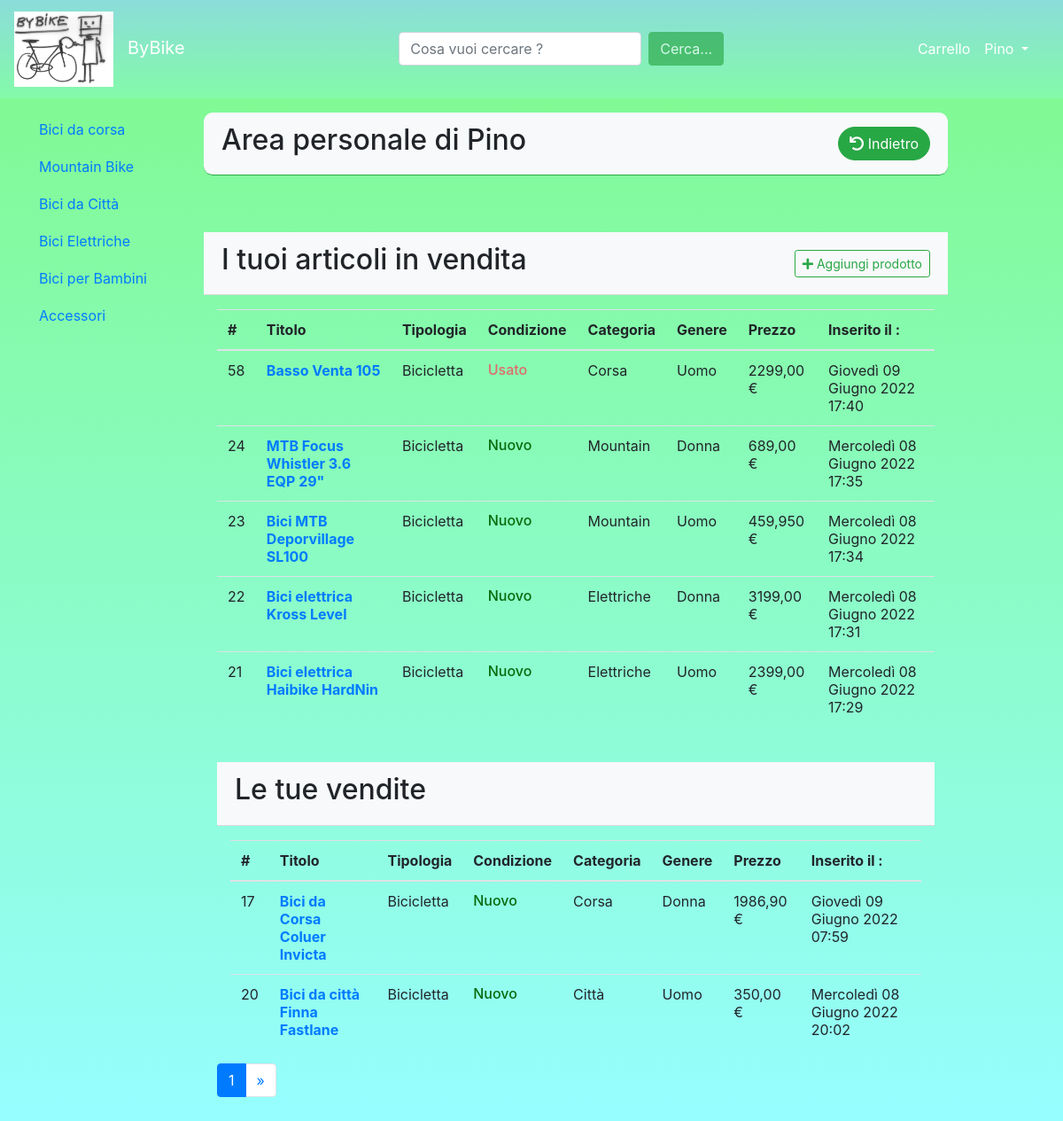
Page /profile/Pino (signed in) on the committed database.
### bike/models.py (models this page shows, shortened)
class Item(models.Model):
    titolo = models.CharField(max_length=30)
    descrizione = models.TextField(max_length=200) #colore, materiale, categoria, grandezza, brand, grandezza ruota
    tipologia = models.CharField(choices=TIPOLOGIA, max_length=15)
    slug = AutoSlugField(populate_from='titolo', unique=True) #chiave primaria unica
    immagine= models.ImageField()
    condizione= models.CharField(choices=CONDIZIONE, max_length=15)
    categoria = models.CharField(choices=CATEGORIA, max_length=15)
    genere = models.CharField(choices=GENERE, max_length=15)
    ordinato=models.BooleanField(default=False) # indica se l' oggetto è stato acquistato o no
    prezzo = models.FloatField(validators=[MinValueValidator(0.0)]) #mettiamo validators per controllare che sia davvero un float
    venditore = models.ForeignKey(User, on_delete=models.CASCADE, related_name="item")
    data = models.DateTimeField(auto_now_add=True) # data in cui viene effettuato l' ordine
    def get_absolute_url(self):
        return reverse("item_view", kwargs={"slug": self.slug})
    class Meta:
        verbose_name_plural = "Articoli"

### bike/views.py (the view)
# urls.py: path('profile/<username>', views.UserProfileView, name="profile"),
def UserProfileView(request, username):
    if request.user.username != username:
        return OtherUserProfileView(request, username)
    user = get_object_or_404(User, username=username)
    user_items = Item.objects.filter(venditore=user.pk, ordinato=False).order_by("-pk")
    utenti = User.objects.order_by('-id')
    vendite = Item.objects.filter(venditore=user.pk, ordinato=True).order_by("-data")
    acquisti = Payment.objects.filter(user=user).order_by("-pk")
    paginator = Paginator(user_items, 5)
    page_number = request.GET.get('page')
    page_obj = paginator.get_page(page_number)
    context = {"user": user, "user_items": page_obj, "acquisti": acquisti, "vendite":vendite, "utenti": utenti, "page_obj": page_obj}
    return render(request, 'bike/user_profile.html', context)

### bike/templates/bike/user_profile.html (shortened to what this page needs)
{% extends "base.html" %}
{% block content %}
<link rel="stylesheet" href="https://pro.fontawesome.com/releases/v5.13.0/css/all.css">
<div class="row">
    <div class="col-2 ">
        <div class="sidenav">
            {% include "sidebar.html" %}
        </div>
    </div>
    <div class="col-9">
        {% if user.is_staff %}
        <br>
        <div class="container">
            <div
                class="card-header bg-light border-success mb-3 d-flex flex-row align-items-center justify-content-between ">
                <h2>Amministrazione - Utente : {{ user }}</h2>
                <button class="btn btn-success" onclick="window.history.go(-1);">
                    <i class="fas fa-undo"></i>
                    Indietro
                </button>
            </div>
            <div
                class="card-header bg-light border-success mb-3 d-flex flex-row align-items-center justify-content-between ">
                <h2>Lista utenti</h2>
                <a class="btn btn-outline-success btn-sm btn-default" style="border-radius: 20px;"
                    href="{% url 'seller_registration' %}">
                    <i class="fas fa-user-plus">&nbsp;</i>
                    Aggiungi un venditore&nbsp;
                </a>
            </div>
            {% if not utenti %}
            <h2>Non sono presenti venditori</h2>
            {% else %}
            <table class="table" id="UserTable">
                <thead>
                    <tr>
                        <th>ID Utente</th>
                        <th>Username</th>
                        <th>E-mail</th>
                    </tr>
                </thead>
                <tbody>
                    {% for user in utenti %}
                    <tr>
                        <td><a>{{ user.id }}</a></td>
                        <td>{{ user.username }}</td>
                        <td><a href="mailto: {{ user.email }}">{{ user.email }}</a></td>
                    </tr>
                    {% endfor %}
                </tbody>
            </table>
            {%endif%}
            <br>
            {% else %}
            <div class="container mt-3">
                <div class="card-header bg-light border-success mb-3 d-flex flex-row align-items-center justify-content-between "
                    style="border-radius: 10px;">
                    <h2>Area personale di {{ user }}</h2>
                    <button class="btn btn-success" onclick="window.history.go(-1);" style="border-radius: 50px;">
                        <i class="fas fa-undo"></i>
                        Indietro
                    </button>
                </div>
                <br>
                <br>
                {% if "Venditore" in user.groups.all.0.name %}
                <div class="card-header bg-light mb-3 d-flex flex-row align-items-center justify-content-between">
                    <h2>I tuoi articoli in vendita</h2>
                    <a href="{% url 'create_item' %}" class="btn btn-outline-success btn-sm btn-default">
                        <i class="fas fa-plus"></i>
                        Aggiungi prodotto</a>
                </div>
                {% if not user_items %}
                <h4 class="text-muted text-center mt-3">Non sono presenti articoli in vendita!</h4>
                {% else %}
                <div class="container">
                    <table class="table table-hover">
                        <thead>
                            <tr>
                                <th scope="col">#</th>
                                <th scope="col">Titolo</th>
                                <th scope="col">Tipologia</th>
                                <th scope="col">Condizione</th>
                                <th scope="col">Categoria</th>
                                <th scope="col">Genere</th>
                                <th scope="col">Prezzo</th>
                                <th scope="col">Inserito il :</th>
                            </tr>
                        </thead>
                        <tbody>
                            {% for item in user_items %}
                            <tr>
                                <td>{{ item.id }}</td>
                                <th><a href="{{ item.get_absolute_url }}">{{ item.titolo }}</th>
                                <td>{{ item.get_tipologia_display }}</td>
                                <td>
                                    {% if item.condizione == 'U' %}
                                    <h6 style="color: rgb(224, 107, 107)"> {{ item.get_condizione_display }} </h6>
                                    {% else %}
                                    <h6 style="color: rgb(7, 106, 12)"> {{ item.get_condizione_display }} </h6>
                                    {% endif %}
                                </td>
                                <td>{{ item.get_categoria_display }}</td>
                                <td>{{ item.get_genere_display }}</td>
                                <td>{{ item.prezzo }}0 €</td>
                                <td>{{ item.data }}</td>
                            </tr>
                            {% endfor %}
                        </tbody>
                    </table>
                    {% endif %}
                    <br>
                    <div class="card-header bg-light mb-3 d-flex flex-row align-items-center justify-content-between">
                        <h2>Le tue vendite</h2>
                    </div>
                    {% if not vendite %}
                    <h4 class="text-muted text-center mt-3">Non sono presenti articoli in vendita!</h4>
                    {% else %}
                    <div class="container">
                        <table class="table table-hover">
                            <thead>
                                <tr>
                                    <th scope="col">#</th>
                                    <th scope="col">Titolo</th>
                                    <th scope="col">Tipologia</th>
                                    <th scope="col">Condizione</th>
                                    <th scope="col">Categoria</th>
                                    <th scope="col">Genere</th>
                                    <th scope="col">Prezzo</th>
                                    <th scope="col">Inserito il :</th>
                                </tr>
                            </thead>
                            <tbody>
                                {% for item in vendite %}
                                <tr>
                                    <td>{{ item.id }}</td>
                                    <th><a href="{{ item.get_absolute_url }}">{{ item.titolo }}</th>
                                    <td>{{ item.get_tipologia_display }}</td>
                                    <td>
                                        {% if item.condizione == 'U' %}
                                        <h6 style="color: rgb(224, 107, 107)"> {{ item.get_condizione_display }} </h6>
                                        {% else %}
                                        <h6 style="color: rgb(7, 106, 12)"> {{ item.get_condizione_display }} </h6>
                                        {% endif %}
                                    </td>
                                    <td>{{ item.get_categoria_display }}</td>
                                    <td>{{ item.get_genere_display }}</td>
                                    <td>{{ item.prezzo }}0 €</td>
                                    <td>{{ item.data }}</td>
                                </tr>
                                {% endfor %}
                            </tbody>
                        </table>
                        {% endif %}
                        <section class="text-center mb-3">
                            <div class="row wow fadeIn">
                                {% endif %}
                                {% endif %}
                                    <nav class="d-flex justify-content-center wow fadeIn">
                                        <ul class="pagination pg-blue">
                                            <li class="page-item active">
                                                <a class="page-link" href="?page={{ page_obj.number }}">{{ page_obj.number }}
                                                </a>
                                            </li>
                                            {% if page_obj.has_next %}
                                            <li class="page-item">
                                                <a class="page-link" href="?page={{ page_obj.next_page_number }}"
                                                    aria-label="Next">
                                                    <span aria-hidden="true">&raquo;</span>
                                                </a>
                                            </li>
                                            {% endif %}
                                        </ul>
                                    </nav>
                                </div>
                            </div>
                            {% endblock content %}

### templates/base.html (shortened to what this page needs)
{% load static %}
<html lang="it">
<head>
    <link rel="stylesheet" href="https://maxcdn.bootstrapcdn.com/bootstrap/4.0.0/css/bootstrap.min.css"
>
    <link rel="stylesheet" href="{% static 'css/base.css' %}">
</head>
<body>
    <nav class="navbar navbar-expand-lg navbar-dark">
        <a class="navbar-brand " href="/"><img style="width: 7rem;" class="mr-3"
                src="/static/img/bike_1.jpg" />ByBike</a>
        <div class="container">
            <div class="collapse navbar-collapse" id="navbarSupportedContent">
                <form class="form-inline my-2 my-lg-0 mx-auto" action="{% url 'cerca' %}">
                    <input name="kw" class="inputCerca form-control mr-sm-2" type="search"
                        placeholder="Cosa vuoi cercare ?" aria-label="Search">
                    <button class="cerca btn btn-success" type="submit">Cerca...</button>
                </form>
                <ul class="navbar-nav">
                    {% if request.user.is_authenticated %}
                    <li class="nav-item active ml-auto">
                        <a class="nav-link active" aria-current="page" href="{% url 'cart' %}">Carrello</a>
                    </li>
                    <li class="nav-item dropdown active">
                        <a class="nav-link dropdown-toggle" href="#" id="navbarDropdown" role="button"
                            data-toggle="dropdown" aria-expanded="false">
                            {{ request.user.username }}
                        </a>
                    </li>
                    {% endif %}
                </ul>
            </div>
        </div>
    </nav>
    <div class="container-fluid background">
        {% block content %}
        {% endblock content %}
    </div>
</body>
</html>

### static/css/base.css (style rules this page uses)
.navbar { background: #43e97b; background: -webkit-linear-gradient(to top, rgba(132, 250, 176, 0.75), rgba(143, 211, 244, 0.75)); background: linear-gradient(to top, rgba(132, 250, 176, 0.75), rgba(143, 211, 244, 0.75)) }
body { background: #43e97b; background: -webkit-linear-gradient(to bottom, rgba(0, 243, 22, 0.5), rgba(46, 252, 255, 0.5)); background: linear-gradient(to bottom, rgba(0, 243, 22, 0.5), rgba(46, 252, 255, 0.5)) }

### rows in the picture
Item: id "58", titolo "Basso Venta 105", tipologia "Bicicletta", condizione "Usato", categoria "Corsa", genere "Uomo", prezzo "2299,0", data "Giovedì 09 Giugno 2022 17:40"
Item: id "24", titolo "MTB Focus Whistler 3.6 EQP 29\"", tipologia "Bicicletta", condizione "Nuovo", categoria "Mountain", genere "Donna", prezzo "689,0", data "Mercoledì 08 Giugno 2022 17:35"
Item: id "23", titolo "Bici MTB Deporvillage SL100", tipologia "Bicicletta", condizione "Nuovo", categoria "Mountain", genere "Uomo", prezzo "459,95", data "Mercoledì 08 Giugno 2022 17:34"
Item: id "22", titolo "Bici elettrica Kross Level", tipologia "Bicicletta", condizione "Nuovo", categoria "Elettriche", genere "Donna", prezzo "3199,0", data "Mercoledì 08 Giugno 2022 17:31"
Item: id "21", titolo "Bici elettrica Haibike HardNin", tipologia "Bicicletta", condizione "Nuovo", categoria "Elettriche", genere "Uomo", prezzo "2399,0", data "Mercoledì 08 Giugno 2022 17:29"
Item: id "17", titolo "Bici da Corsa Coluer Invicta", tipologia "Bicicletta", condizione "Nuovo", categoria "Corsa", genere "Donna", prezzo "1986,9", data "Giovedì 09 Giugno 2022 07:59"
Item: id "20", titolo "Bici da città Finna Fastlane", tipologia "Bicicletta", condizione "Nuovo", categoria "Città", genere "Uomo", prezzo "350,0", data "Mercoledì 08 Giugno 2022 20:02"

### other values in the picture
{{ request.user.username }} "Pino"
{{ user }} "Pino"
{{ page_obj.number }} "1"
